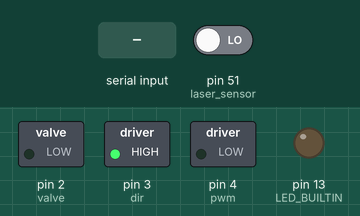
A sketch run on a simulated Arduino Mega 2560, built with avr-gcc and run on an emulated ATmega2560. Shown: switched loads named in the sketch (green lamp = pin HIGH), output pins drawn as LEDs (lit = HIGH). Inputs (shaded band) come from the test bench; at power-on: pin 51 (laser_sensor) LOW. What the sketch prints to the serial monitor is not drawn.

Above: at 0.9 s.
1.0 s: "s90\n" received over Serial
At 1.9 s:
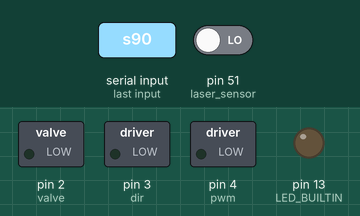
2.5 s: pin 51 (laser_sensor) driven HIGH
At 2.9 s:
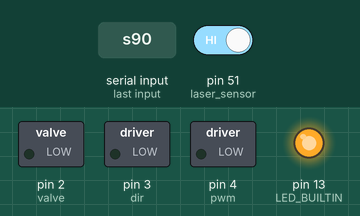
4.0 s: "r90\n" received over Serial
At 5.2 s:
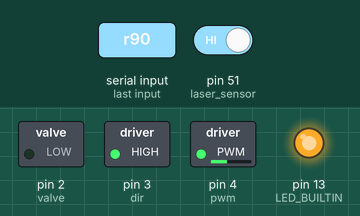
5.5 s: "e90\n" received over Serial
At 6.7 s:
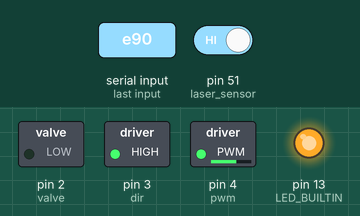
7.0 s: pin 51 (laser_sensor) driven LOW
At 7.5 s:
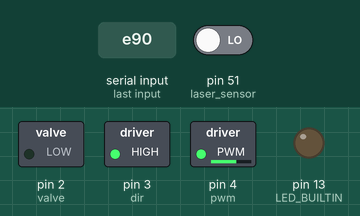
8.5 s: "m\n" received over Serial
At 9.9 s:
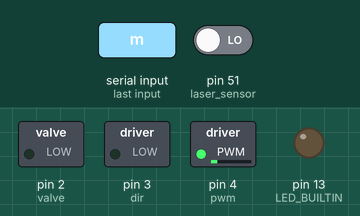
Timing chart, 0 to 11.0 s (numbered marks = the images above; inputs shaded):
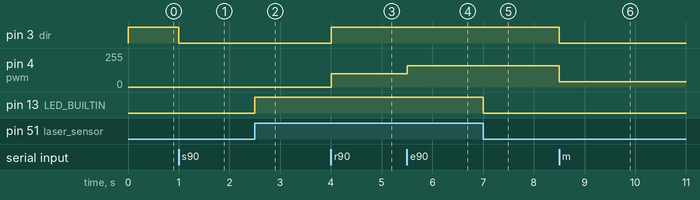

The sketch:

v_throw.ino
```cpp
/* Written by : HRUSHIKESH
 * Date: 24/01/18 14:34:27
 * board : Arduino UNO
 */

// ################ Including necessary Libraries #############

#include <PID_v1.h>

// ################ Defining pin names #######################

#define dir 3
#define pwm 4
#define valve 2
#define encoderPin1 66
#define encoderPin2 67
#define laser_sensor 51

// ################ global variables decleration ##############

double release_val = 6000;
double pwm_val = 0;
char r_dir=1;

volatile int lastEncoded = 0;
double encoderValue = 0;
double pre_encoder = 0;

String inputString = "";        // a String to hold incoming data
boolean stringComplete = true;  // whether the string is complete

double Kp=0.1;
double Ki=0.05;
double Kd=0.001;
double reqd_pos = 3000;
int throw_velocity = 160;
int travel_velocity = -40;

byte state = 0 ;
char run = 0;
unsigned char flag = 0;

double now = 0;
double pre_now = 0;

PID myPID(&encoderValue, &pwm_val, &reqd_pos, Kp, Ki, Kd, DIRECT);

void setup() {

    //temperary
    pinMode(LED_BUILTIN, OUTPUT);

    myPID.SetMode(AUTOMATIC);
    myPID.SetOutputLimits(-100,100);
    myPID.SetSampleTime(1);

    pinMode(encoderPin1, INPUT);
    pinMode(encoderPin2, INPUT);
    pinMode(laser_sensor, INPUT);

    pinMode(dir, OUTPUT);
    digitalWrite(dir,r_dir);

    pinMode(pwm,OUTPUT);
    analogWrite(pwm, 0);

    pinMode(valve,OUTPUT);
    digitalWrite(valve,LOW);

    digitalWrite(encoderPin1, HIGH); // turn pullup resistor on
    digitalWrite(encoderPin2, HIGH); // turn pullup resistor on

    // call updateEncoder() when any high/low changed seen
    // on interrupt 0 (pin 2), or interrupt 1 (pin 3)
    attachInterrupt(encoderPin1, updateEncoder, CHANGE);
    attachInterrupt(encoderPin2, updateEncoder, CHANGE);

    Serial.begin (115200);
    while(Serial.available() <= 0);
}

void loop(){
    digitalWrite(LED_BUILTIN,digitalRead(laser_sensor));
    if(run == 1) {
        switch(state){
            case 0 :    setPWM(travel_velocity);

                        // wait till arm reaches initial pos
                        while(digitalRead(laser_sensor) == LOW);
                            //Serial.println(digitalRead(laser_sensor));

                        encoderValue = 0;
                        Serial.println("Reached Zero !");
                        setPWM(0);
                        reqd_pos = 3000;
                        state = 1;

                        // for testing purpose
//                        run = 0;
//                        stringComplete = true;
                        break;

            case 1:     myPID.Compute();
                        Serial.print(pwm_val);
                        Serial.print("\t");
                        Serial.println(encoderValue);
                        setPWM(pwm_val);

                        // wait for keypress
                        if(flag == 1){
                            state = 2;
                            flag = 0;
                            setPWM(throw_velocity);
                        }
                        break;

            case 2:
                        now = micros();
                        if((now - pre_now) >= 1000){
                            Serial.print("v");
                            Serial.println(((encoderValue - pre_encoder)*5000.0)/(now - pre_now));
                            pre_now = now;

                        }
                        if (abs(encoderValue) > release_val) {
                            Serial.print("Released at: ");
                            Serial.println(encoderValue);
                            setPWM(-40);
                            encoderValue = 0;
                            state = 0;
                        }
                        break;
        }
    }

    if (stringComplete) {
        inputString = "";
        print_data();
        stringComplete = false;
    }
}

void serialEvent() {
    char inChar = (char)Serial.read();
    if (inChar == '\n') {
        stringComplete = true;
        switch(inputString.charAt(0)){
            case 's':   //stops operation
                        run = 0;
                        setPWM(0);
                        encoderValue = 0;
                        break;
            case 'r':   //runs the states
                        run = 1;
                        break;
            case 'e':   //sets flag for next state
                        flag = 1;
                        break;
            case 'p':   //sets P value for PID controller
                        Kp = extract_num();
                        break;
            case 'i':   //sets I value for PID controller
                        Ki = extract_num();
                        break;
            case 'd':   //sets D value for PID controller
                        Kd = extract_num();
                        break;
            case 'v':   //sets release value of encoder
                        release_val = extract_num();
                        break;
            case 'f':   //sets power of motor
                        throw_velocity = extract_num();
                        break;
            case 'm':   //sets state number
                        state = extract_num();
                        break;
        }
    }
    else
        inputString += inChar;
}

double extract_num() {
    return(inputString.substring(inputString.indexOf('=')+1).toFloat());
}

void print_data(void) {
    Serial.println(inputString);
    Serial.print("Encoder=");
    Serial.print(encoderValue);
    Serial.print("\tCurr_state=");
    Serial.print(state);
    Serial.print("\tKp=");
    Serial.print(Kp);
    Serial.print("\tKi=");
    Serial.print(Ki);
    Serial.print("\tKd=");
    Serial.print(Kd);
    Serial.print("\tPWM=");
    Serial.print(pwm_val);
    Serial.print("\tRelease=");
    Serial.print(release_val);
    Serial.println("\nPress 'r' to run");
}

void setPWM(int val){
    if(val>0)
        digitalWrite(dir, HIGH);
    else
        digitalWrite(dir, LOW);
    analogWrite(pwm,abs(val));
}

void updateEncoder(){
  int MSB = digitalRead(encoderPin1); //MSB = most significant bit
  int LSB = digitalRead(encoderPin2); //LSB = least significant bit

  int encoded = (MSB << 1) |LSB; //converting the 2 pin value to single number
  int sum  = (lastEncoded << 2) | encoded; //adding it to the previous encoded value

  if(sum == 0b1101 || sum == 0b0100 || sum == 0b0010 || sum == 0b1011)
    encoderValue ++;
  else encoderValue --;

  lastEncoded = encoded; //store this value for next time
}
```

Measured:
- after the input at 1.0 s, pin 3 (dir): HIGH → LOW at once
- after the input at 2.5 s, pin 13 (LED_BUILTIN): LOW → HIGH at once
- after the input at 4.0 s, pin 3 (dir): LOW → HIGH at once; pin 4 (pwm): 0/255 → 100/255 at once
- after the input at 5.5 s, pin 4 (pwm): 100/255 → 160/255 at once
- after the input at 7.0 s, pin 13 (LED_BUILTIN): HIGH → LOW at once
- after the input at 8.5 s, pin 3 (dir): HIGH → LOW at once; pin 4 (pwm): 160/255 → 40/255 at once
